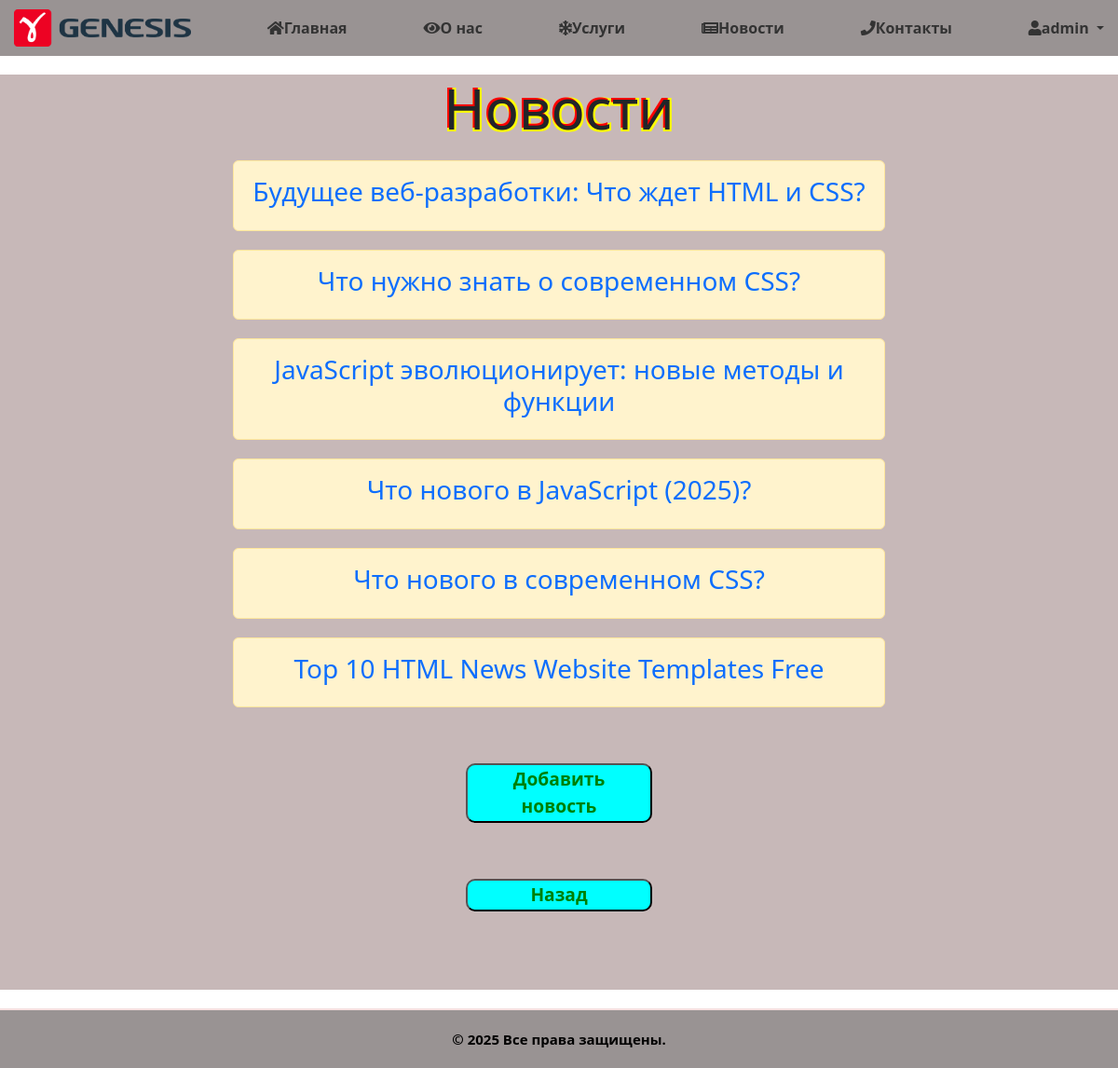
Page /news/ (signed in) on the committed database.
### news/models.py (models this page shows, shortened)
class Articles(models.Model):
    title = models.CharField('Название', max_length=50)
    full_text = models.TextField('Ссылка')
    class Meta:
        verbose_name = 'Новость'
        verbose_name_plural = 'Новости'

### news/views.py (the view)
# urls.py: path('', views.news_home, name='news_home'),
def news_home(request):
    news = Articles.objects.order_by('-title')[:5]
    news = Articles.objects.all()
    return render(request, 'news/news_home.html', {'news': news})

### news/templates/news/news_home.html (shortened to what this page needs)
{% extends "main/pattern.html" %}
{% load static %}
{% block 'content' %}
<link rel="stylesheet" href="{% static 'news/css/news_home.css' %}">
<link rel="stylesheet" href="{% static 'main/css/modal_window.css' %}">
    <section id="news">
        <h1>Новости</h1>
        {% if news %}
        {% for el in news %}
            <div class="alert alert-warning" onclick="checkAuth(event)">
                <a href="{{ el.full_text }}"><h3>{{ el.title }}</h3></a>
            </div>
        {% endfor %}
        {% else %}
            <p class="p1">У Вас нет записей!</p>
        {% endif %}
        <a href="{% url 'add' %}"><button id="but" onclick="checkAuth(event)">Добавить новость</button></a>
        <a href="{% url 'index' %}"><button id="but">Назад</button></a><br>
        </section>
{% endblock %}

### main/templates/main/pattern.html (shortened to what this page needs)
{% load static %}
<!DOCTYPE html>
<html lang="ru">
<head>
    <link rel="stylesheet" href="https://cdn.jsdelivr.net/npm/bootstrap@5.3.3/dist/css/bootstrap.min.css">
    <link rel="stylesheet" href="https://use.fontawesome.com/releases/v5.8.2/css/all.css">
    <link rel="stylesheet" href="{% static 'main/css/pattern.css' %}">
</head>
<body>
    <header>
        <nav id="nav">
            <ul>
                <li class="logo"><a href="{% url 'index' %}"><img src="{% static 'main/img/logo.png' %}" alt=""></a></li>
                <li><a href="{% url 'index' %}"><i class="fas fa-home"></i>Главная</a></li>
                <li><a href="{% url 'about' %}"><i class="fas fa-eye"></i>О нас</a></li>
                <li><a href="{% url 'services' %}"><i class="fas fa-snowflake"></i>Услуги</a></li>
                <li><a href="{% url 'news_home' %}"><i class="fas fa-newspaper"></i>Новости</a></li>
                <li><a href="{% url 'contacts' %}"><i class="fas fa-phone"></i>Контакты</a></li>
                <li class="dropdown">
                    <a href="#" class="dropdown-toggle" data-bs-toggle="dropdown">
                        {% if user.is_authenticated %}
                            <i class="fas fa-user"></i>{{ user.username }}
                        {% else %}
                            <i class="fas fa-user"></i>Меню
                        {% endif %}
                    </a>
                </li>
            </ul>
        </nav>
    </header>
    <main>
        {% block 'content' %}{% endblock %}
    </main>
    <footer>
        <p>© 2025 Все права защищены.</p>
    </footer>
</body>
</html>

### main/static/main/css/pattern.css (style rules this page uses)
#nav { background-color: #999393; padding: 10px 0; }
#nav ul { list-style: none; margin: 0; padding: 0; display: flex; align-items: center; }
#nav li { margin: 0 15px; }
#nav a { text-decoration: none; color: #333; font-weight: bold; }
.logo { margin-right: auto; }
.logo img { max-height: 40px; }
#nav li:not(.logo) { margin-left: auto; }
footer { background-color: #999393; padding: 20px; text-align: center; font-size: 15px; color: black; border-top: 2px solid #f5dfdf; font-weight: bold; }
footer p { margin: 0; }

### news/static/news/css/news_home.css (style rules this page uses)
.alert-warning { float: none; clear: both; width: 700px; margin: 20px auto; text-align: center; display: block; }
a { text-decoration: none; }
#but { background-color: aqua; margin: 60px; border-radius: 10px; font-size:larger; font-weight: bold; color: #008000; width: 200px; margin: 60px auto; display:block; }
h1 { text-align: center; font-size: 60px; text-shadow: -2px -2px 0 red, 2px -2px 0 yellow, -2px 2px 0 yellow, 2px 2px 0 yellow; }
#news { margin-top: 20px; background-color: rgb(199, 184, 184); margin-bottom: 20px; }

### rows in the picture
Articles: title "Будущее веб-разработки: Что ждет HTML и CSS?"
Articles: title "Что нужно знать о современном CSS?"
Articles: title "JavaScript эволюционирует: новые методы и функции"
Articles: title "Что нового в JavaScript (2025)?"
Articles: title "Что нового в современном CSS?"
Articles: title "Top 10 HTML News Website Templates Free"

### other values in the picture
{{ user.username }} "admin"
